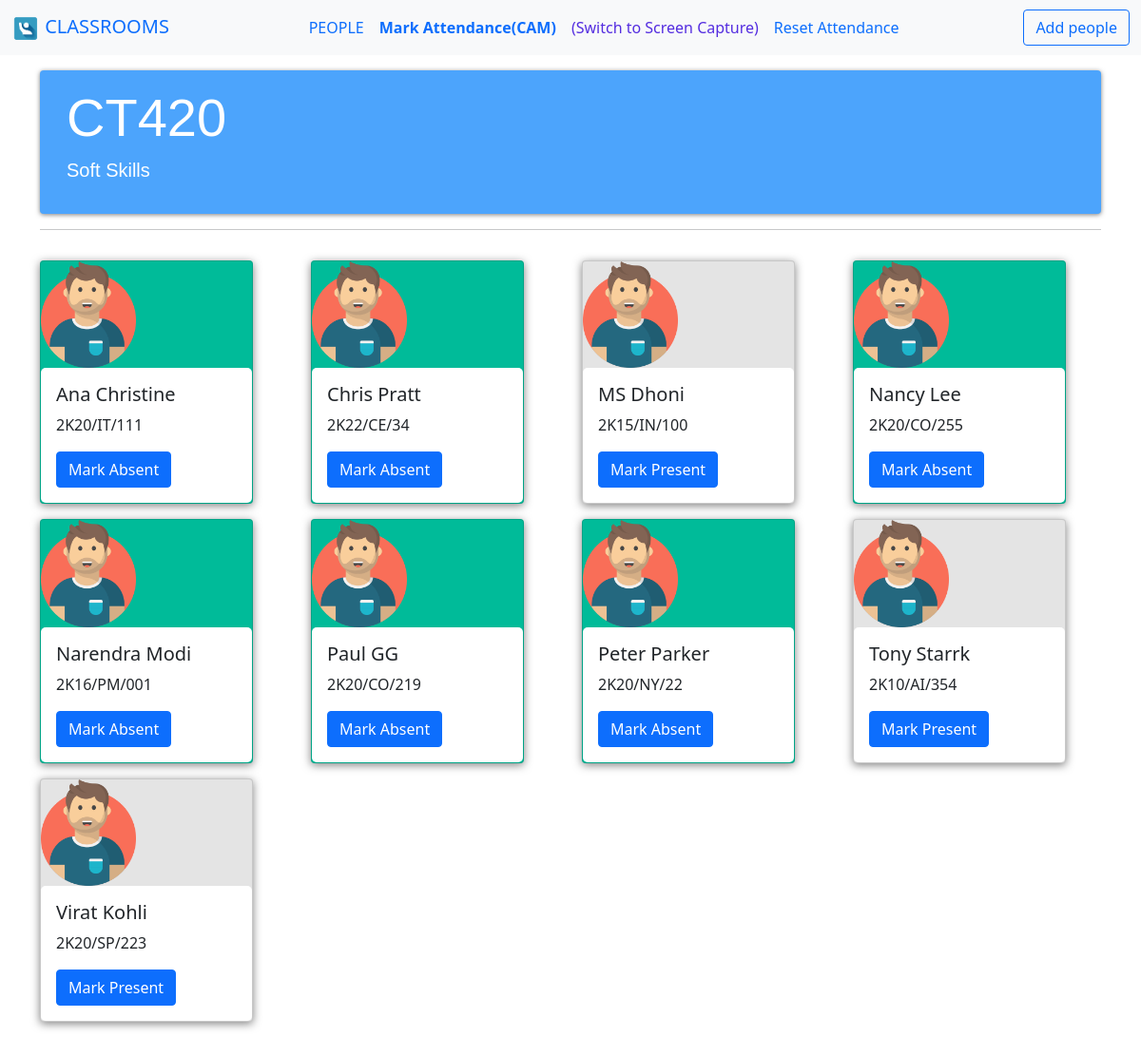
Page /3/classinfo_c on the committed database.
### project/model.py (models this page shows, shortened)
class Allclasses(db.Model):
    id = db.Column(db.Integer(), primary_key=True)
    class_name = db.Column(db.String(length=50), nullable=False, unique=True)
    class_subject = db.Column(db.String(length=50), nullable=False)

class Student(db.Model):
    std_id = db.Column(db.Integer(), primary_key=True)
    std_name = db.Column(db.String(length=50), nullable=False)
    std_rollno = db.Column(db.String(length=50), nullable=False, unique=True)
    std_img = db.Column(db.BLOB, nullable=False)
    std_class = db.Column(db.Integer(), nullable=False)
    std_attendance = db.Column(db.Integer(), default=0)

### project/route.py (the view)
@app.route('/<classid>/classinfo_c')
def info_page(classid) :
    class_id = classid
    classinfo = Allclasses.query.filter_by(id=class_id).first()
    people = Student.query.filter_by(std_class=class_id)
    return render_template('switch_to_cam.html',class_id=class_id ,people = people, classinfo = classinfo)

### project/templates/switch_to_cam.html
{% extends 'info.html' %}
{% block content %}
    <a class="nav-link active" aria-current="page" href="{{url_for('class_info', classid=class_id)}}"> <b>Mark Attendance(CAM)</b> </a>
    <a class="nav-link active" style="color: #542de0" aria-current="page" href="{{url_for('info_page_sc', classid=class_id)}}">(Switch to Screen Capture)</a>
{% endblock %}

### project/templates/info.html (shortened to what this page needs)
<!doctype html>
<html lang="en">
   <head>
      <link rel="stylesheet" href="{{url_for('static', filename='css/capture.css')}}"/>
      <link href="https://cdn.jsdelivr.net/npm/bootstrap@5.0.2/dist/css/bootstrap.min.css" rel="stylesheet">
   </head>
   <body>
      <nav class="navbar navbar-expand-lg bg-light">
        <div class="container-fluid ">
          <a class="navbar-brand" href="{{url_for('classrooms_page')}}">
            <img src="/static/images/logo.jpg" alt="" width="30" height="30" class="d-inline-block">
            CLASSROOMS
          </a>
          <div class="navbar-nav">
            <a class="nav-link" style="font: weight 600px; ;" href="{{url_for('info_page', classid=class_id)}}">PEOPLE</a>
                {% block content %}
                {% endblock %}
            <a href="{{url_for('reset_attendance', class_id=class_id)}}" class="nav-link active">Reset Attendance</a>
          </div>
          <a href="{{url_for('addstudent_page', std_class=class_id)}}" class="btn btn-outline-primary">Add people</a>
        </div>
      </nav>
      <div class="container my-3">
        <div class="banner" style="box-shadow: 0px 1px 5px rgba(0,0,0,0.5);">
          <div class="banner__content">
            <div class="banner__text">
              <div class="jumbotron jumbotron-fluid">
                <div class="container">
                  <h1 class="display-4">{{classinfo.class_name}}</h1>
                  <p class="lead">{{classinfo.class_subject}}</p>
                </div>
              </div>
            </div>
          </div>
        </div>
      </div>
      <div class="container">
        <hr>
          <div class="row gy-3 my-3">
            {% for std in people %}
              {% if std.std_attendance==1 %}
                <div class="col-sm-6 col-md-2 col-lg-3">
                  <div class="card" style="width: 14rem; background-color: #00bb99; box-shadow: 0px 2px 10px rgba(0,0,0,0.5);">
                    <img src="/static/images/Personal.png" width="100px" class="card-image-top" alt="image">
                      <div class="card-body" style="border-radius: 5px; background-color: white;">
                        <h5 class="card-title">{{std.std_name}}</h5>
                        <p class="card-text">{{std.std_rollno}}</p>
                        <a href="{{url_for('mark_absent', std_id=std.std_id)}}" class="btn btn-primary">Mark Absent</a>
                      </div>
                    </div>
                </div>
              {% else %}
              <div class="col-sm-6 col-md-2 col-lg-3">
                <div class="card" style="width: 14rem; background-color: #e4e4e4; box-shadow: 0px 2px 10px rgba(0,0,0,0.5);">
                  <img src="/static/images/Personal.png" width="100px" class="card-image-top" alt="image">
                    <div class="card-body" style="border-radius: 5px; background-color: white;">
                      <h5 class="card-title">{{std.std_name}}</h5>
                      <p class="card-text">{{std.std_rollno}}</p>
                      <a href="{{url_for('mark_present', std_id=std.std_id)}}" class="btn btn-primary">Mark Present</a>
                    </div>
                  </div>
              </div>
              {% endif %}
            {% endfor %}
          </div>
      </div>
    </body>
</html>

### project/static/css/capture.css (style rules this page uses)
body { background-color: white; color: black }
.banner { background: #4ca4fc; border-radius: 4px; }
.banner__content { padding: 16px; margin: 0 auto; display: flex; align-items: center; }
.banner__text { flex-grow: 1; line-height: 1.4; font-family: "Quicksand", sans-serif; }
.banner__text { color: #ffffff; }

### rows in the picture
Allclasses: class_name "CT420", class_subject "Soft Skills"
Student: std_name "Ana Christine", std_rollno "2K20/IT/111"
Student: std_name "Chris Pratt", std_rollno "2K22/CE/34"
Student: std_name "MS Dhoni", std_rollno "2K15/IN/100"
Student: std_name "Nancy Lee", std_rollno "2K20/CO/255"
Student: std_name "Narendra Modi", std_rollno "2K16/PM/001"
Student: std_name "Paul GG", std_rollno "2K20/CO/219"
Student: std_name "Peter Parker", std_rollno "2K20/NY/22"
Student: std_name "Tony Starrk", std_rollno "2K10/AI/354"
Student: std_name "Virat Kohli", std_rollno "2K20/SP/223"
